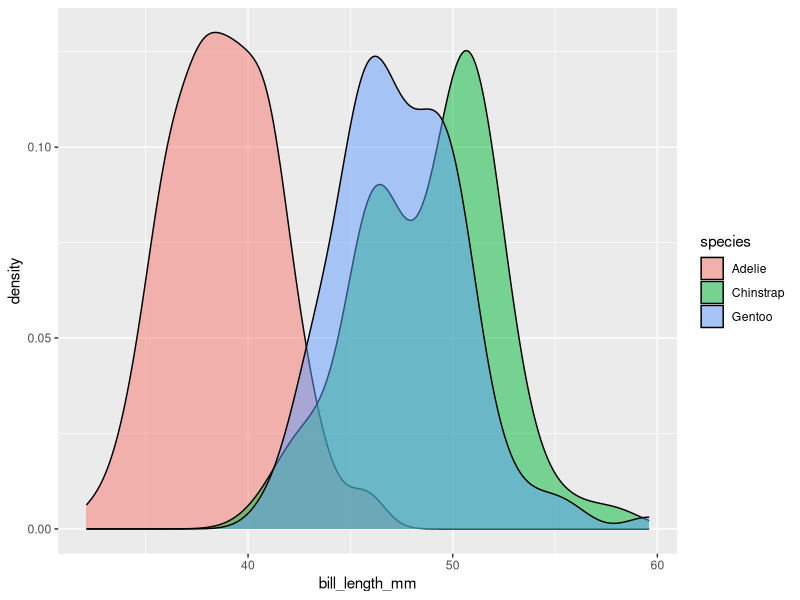
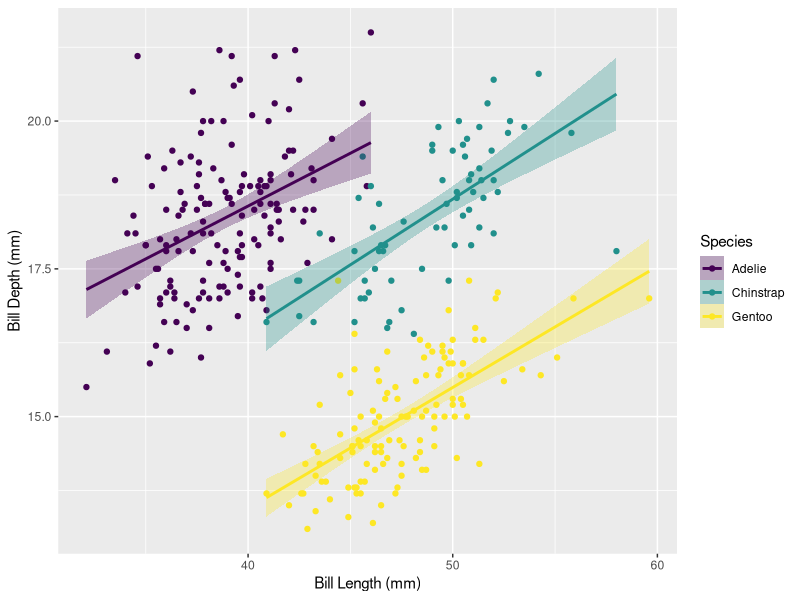
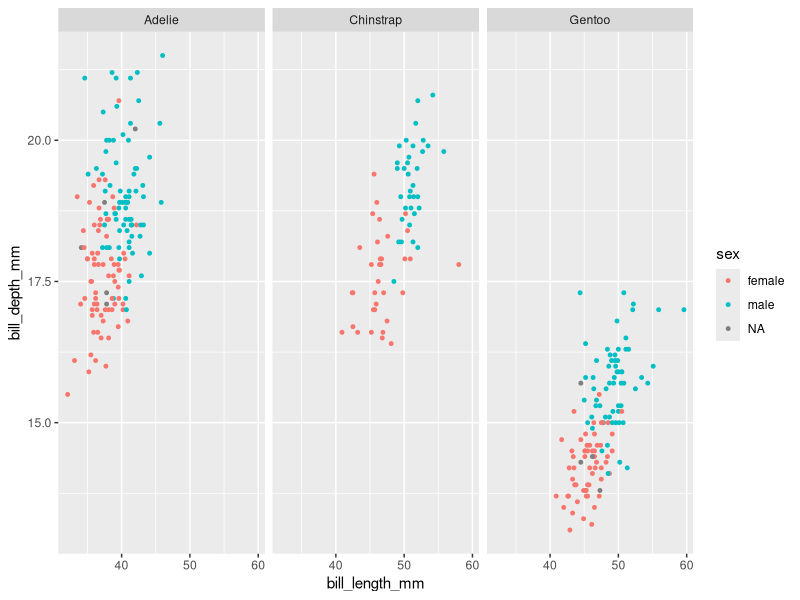

The R source for these figures, in order:
## ---- chunk 1
knitr::opts_chunk$set(echo = TRUE)
## ---- chunk 2
library(palmerpenguins)
library(tidyverse)
library(ggplot2)
## ---- chunk 3
ggplot(data=penguins) +
  geom_density(mapping = aes(x = bill_length_mm, fill=species), alpha=0.5)
## ---- chunk 4
ggplot(data=penguins, aes(x = bill_length_mm, y = bill_depth_mm, color = species, fill = species)) +
  geom_point() +
  geom_smooth(method = "lm", formula = "y ~ x", alpha = 0.3) +
  scale_color_viridis_d() +
  scale_fill_viridis_d() +
  labs(x = "Bill Length (mm)", y = "Bill Depth (mm)", fill = "Species", color = "Species")
## ---- chunk 5
ggplot(data=penguins, mapping = aes(x = bill_length_mm, y=bill_depth_mm, color=sex)) +
  geom_point(size=1) +
  facet_wrap(~species)
